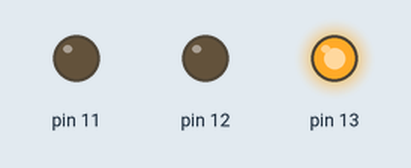
Simulated run of this sketch. Board: Arduino Uno, built with avr-gcc and run on an emulated ATmega328P. Parts: output pins drawn as LEDs (lit = HIGH).

Above: at 3.0 s.
At 7.5 s:
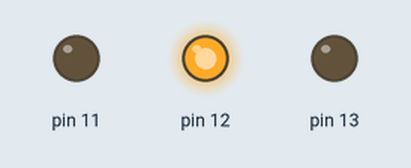
At 14.0 s:
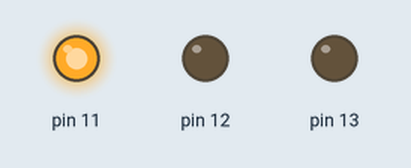
Timing chart, 0 to 24.7 s (numbered marks = the images above):
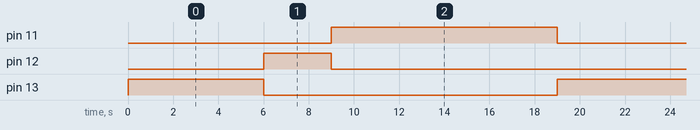

Measured:
- by itself, pin 11: alternates HIGH for 10.0 s and LOW for 9.0 s
- by itself, pin 12: alternates HIGH for 3.0 s and LOW for 16.0 s
- by itself, pin 13: alternates HIGH for 6.0 s and LOW for 13.0 s

The sketch:

TrafficLightSimulation.ino
```cpp
void setup()
{
  pinMode(13, OUTPUT);
  pinMode(12, OUTPUT);
  pinMode(11, OUTPUT);
}

void loop()
{
   digitalWrite(13, HIGH);
  digitalWrite(12, LOW);
  digitalWrite(11, LOW);
  delay(6000);

    digitalWrite(13, LOW);
  digitalWrite(12, HIGH);
  digitalWrite(11, LOW);
  delay(3000);

   digitalWrite(13, LOW);
  digitalWrite(12, LOW);
  digitalWrite(11, HIGH);
  delay(10000);
}
```
